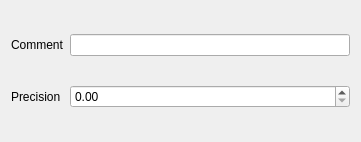
<?xml version="1.0" encoding="UTF-8"?>
<ui version="4.0">
 <class>NJOYReconrInputDlg</class>
 <widget class="QWidget" name="NJOYReconrInputDlg">
  <property name="geometry">
   <rect>
    <x>0</x>
    <y>0</y>
    <width>361</width>
    <height>142</height>
   </rect>
  </property>
  <property name="windowTitle">
   <string>Reconr</string>
  </property>
  <layout class="QGridLayout" name="gridLayout">
   <item row="0" column="1">
    <widget class="QLineEdit" name="lineEdit"/>
   </item>
   <item row="1" column="1">
    <widget class="QDoubleSpinBox" name="doubleSpinBox"/>
   </item>
   <item row="1" column="0">
    <widget class="QLabel" name="labelPrecision">
     <property name="text">
      <string>Precision</string>
     </property>
    </widget>
   </item>
   <item row="0" column="0">
    <widget class="QLabel" name="labelComment">
     <property name="text">
      <string>Comment</string>
     </property>
    </widget>
   </item>
  </layout>
 </widget>
 <resources/>
 <connections/>
</ui>
